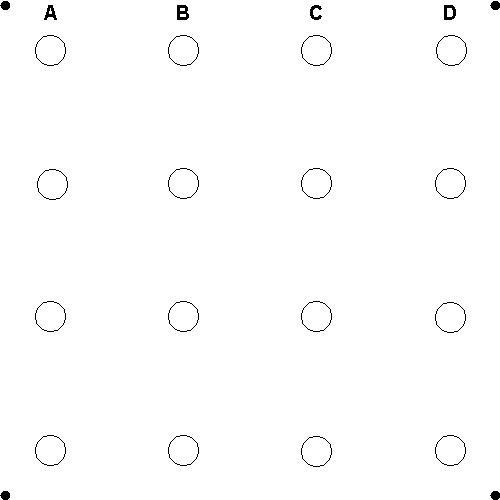
#> input picture datasets/input/template.png, 500 x 500 px, found by its file name
$ python generator.py
#> lines starting #> are read from the running program, lines starting #| are printed output that depends on the picture; after the words box and inside, x2 and y2 are one past the last pixel; in counts of white or black regions, pixels touching at a corner belong together
from PIL import Image, ImageDraw
from random import randint
from numpy import random as npr
import pandas as pd
import numpy as np
import os

template = Image.open("datasets/input/template.png")
#> template is the input picture: PIL image 500x500 1; 99.2% white; black in thin lines or dots

AMOUNT = 10000
AMOUNT_STR = f"{AMOUNT // 1000}k"

try:
    os.mkdir(f"datasets/mcq{AMOUNT_STR}")
except:
    pass

positions = {
    (1, 1): (35, 35, 65, 65),
    (1, 2): (168, 35, 198, 65),
    (1, 3): (301, 35, 331, 65),
    (1, 4): (436, 35, 466, 65),
    (2, 1): (37, 169, 67, 199),
    (2, 2): (168, 168, 198, 198),
    (2, 3): (301, 168, 331, 198),
    (2, 4): (435, 168, 465, 198),
    (3, 1): (35, 301, 65, 331),
    (3, 2): (168, 301, 198, 331),
    (3, 3): (301, 301, 331, 331),
    (3, 4): (435, 302, 465, 332),
    (4, 1): (35, 435, 65, 465),
    (4, 2): (168, 435, 198, 465),
    (4, 3): (301, 436, 331, 466),
    (4, 4): (435, 435, 465, 465),
}

df = pd.DataFrame({"image": [], "1": [], "2": [], "3": [], "4": []})

counter = 1
answers = []
while counter <= AMOUNT:
    template_copy = template.copy()
    draw = ImageDraw.Draw(template_copy)
    answer = []

    for i in range(1, 5):
        option = randint(1, 4)
        position = positions[(i, option)]

        angle = randint(180, 360)
        angle = npr.choice([angle, 360], p=[0.1, 0.9])

        draw.pieslice(position, start=0, end=angle, fill="black", outline="black")

        is_valid = angle >= 270
        answer.append(option if is_valid else None)

    answers.append(answer)
    template_copy.save(f"datasets/mcq{AMOUNT_STR}/{counter}.png")
    counter += 1
#> this loop made 10000 passes
#> pass 1, `template_copy.save(f"datasets/mcq{AMOUNT_STR}/{counter}.png")`:
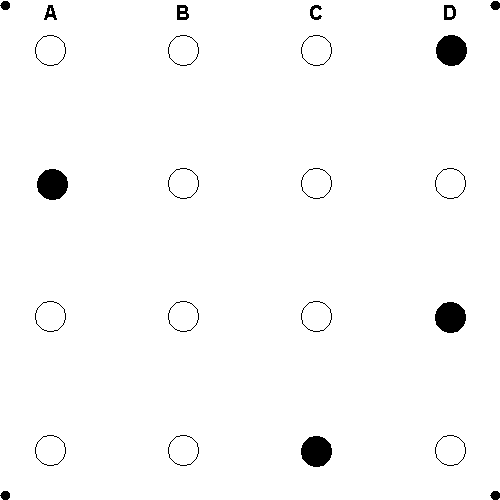
#> saved as 1.png: PIL image 500x500 1; 98.1% white; 24 black regions, largest, box (x1, y1, x2, y2) and area: (436, 35, 467, 66) 753, (37, 169, 68, 200) 753, (435, 302, 466, 333) 753
#> pass 2, `template_copy.save(f"datasets/mcq{AMOUNT_STR}/{counter}.png")`:
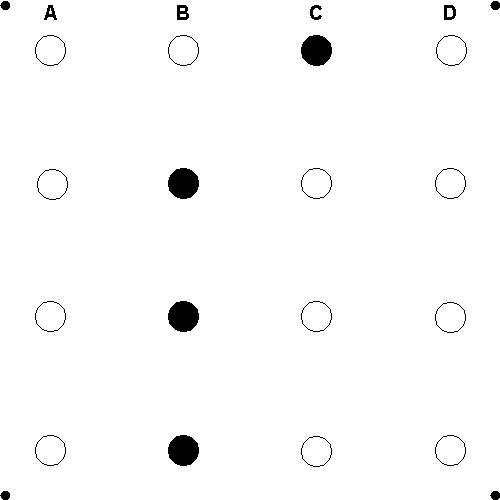
#> saved as 2.png: PIL image 500x500 1; 98.1% white; 24 black regions, largest, box (x1, y1, x2, y2) and area: (301, 35, 332, 66) 753, (168, 168, 199, 199) 753, (168, 301, 199, 332) 753
#> after the loop:
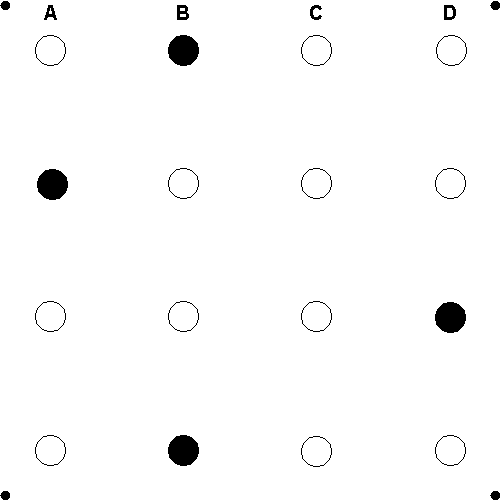
#> template_copy: PIL image 500x500 1; 98.1% white; 24 black regions, largest, box (x1, y1, x2, y2) and area: (168, 35, 199, 66) 753, (37, 169, 68, 200) 753, (435, 302, 466, 333) 753
#> after the loop, answers = 10000 items; counter = 10001

df["image"] = np.array(list(map(lambda x: f"{x}.png", range(1, AMOUNT + 1))))
df["1"] = np.array(list(map(lambda x: x[0] if x[0] is not None else 0.0, answers)))
df["2"] = np.array(list(map(lambda x: x[1] if x[1] is not None else 0.0, answers)))
df["3"] = np.array(list(map(lambda x: x[2] if x[2] is not None else 0.0, answers)))
df["4"] = np.array(list(map(lambda x: x[3] if x[3] is not None else 0.0, answers)))

#> (the run stopped early here; a loop or call above may not have finished)
